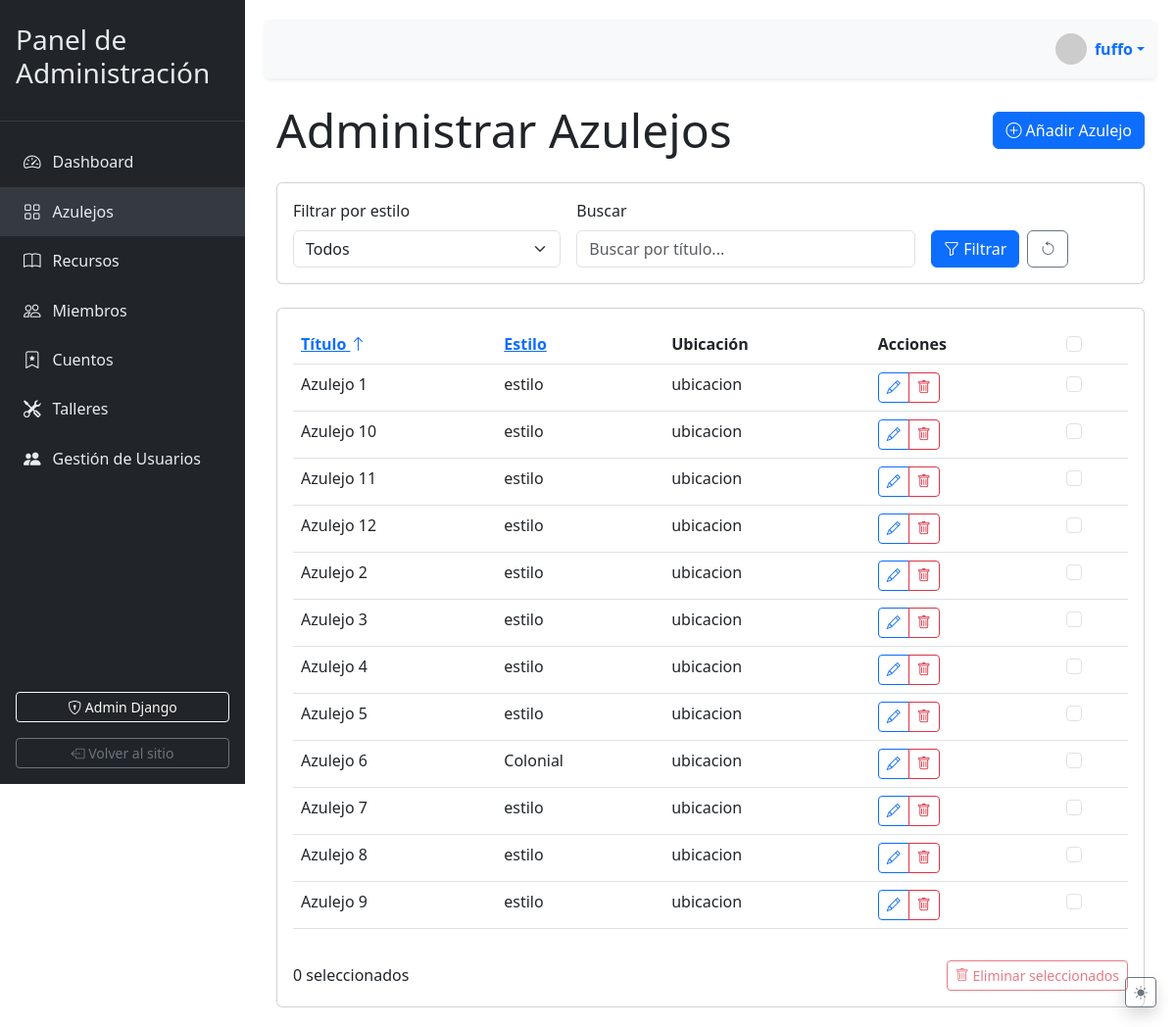
The page /admin-dashboard/azulejos/ (signed in) on the database its author committed.
### client/models.py (models this page shows, shortened)
class Azulejo(models.Model):
    ESTILOS = [
    ('COL', _('Colonial')),
    ('BAR', _('Barroco')),
    ('NEO', _('Neoclásico')),
    ('ART', _('Art Nouveau')),
    ('DEC', _('Art Déco')),
    ('MOD', _('Moderno')),
    ('CON', _('Contemporáneo')),
    ]
    titulo = models.CharField(max_length=100, blank=True, default="")
    descripcion = models.TextField(default="")
    imagen = models.ImageField(upload_to='client/static/img/azulejos', blank=True, null=True)
    latitud = models.DecimalField(
        max_digits=9,
        decimal_places=6,
        validators=[MinValueValidator(-90), MaxValueValidator(90)],
        default=0
    )
    longitud = models.DecimalField(
        max_digits=9,
        decimal_places=6,
        validators=[MinValueValidator(-180), MaxValueValidator(180)],
        default=0
    )
    nombre = models.CharField(_('Nombre'), max_length=100, blank=True, default="")
    descripcion = models.TextField(_('Descripción'), blank=True, default="")
    estilo = models.CharField(_('Estilo'), max_length=3, choices=ESTILOS, blank=True, default="")
    epoca = models.CharField(_('Época'), max_length=50, blank=True, default="")
    ubicacion = models.CharField(_('Ubicación'), max_length=200, blank=True, default="")
    imagen_principal = models.ImageField(_('Imagen principal'), upload_to='client/static/img/catalogo', blank=True, default="")
    imagen_detalle = models.ImageField(_('Imagen detalle'), upload_to='client/static/img/catalogo', blank=True, null=True)
    coleccion = models.CharField(_('Colección'), max_length=100, blank=True)
    class Meta:
        verbose_name = "Ubicación de Azulejo"
        verbose_name_plural = "Ubicaciones de Azulejos"

### client/views.py (the view)
# urls.py: path('admin-dashboard/azulejos/', views.admin_azulejos, name='admin_azulejos'),
@staff_member_required(login_url='/admin/login/')
def admin_azulejos(request):
    estilo = request.GET.get('estilo')
    busqueda = request.GET.get('q')
    azulejos = Azulejo.objects.all()
    if estilo:
        azulejos = azulejos.filter(estilo=estilo)
    if busqueda:
        azulejos = azulejos.filter(titulo__icontains=busqueda)
    orden = request.GET.get('orden', 'titulo')
    azulejos = azulejos.order_by(orden)
    context = {
        'azulejos': azulejos,
        'estilos': Azulejo.ESTILOS,
        'orden_actual': orden,
        'form': AzulejoForm()  # Formulario para el modal de creación
    }
    return render(request, 'admin/azulejos.html', context)

### client/templates/admin/azulejos.html (shortened to what this page needs)
{% extends 'base.html' %}
{% load static %}
{% block content %}
<div class="d-flex justify-content-between align-items-center mb-4">
    <h1 class="display-5 mb-0">Administrar Azulejos</h1>
    <button class="btn btn-primary" data-bs-toggle="modal" data-bs-target="#nuevoAzulejoModal">
        <i class="bi bi-plus-circle"></i> Añadir Azulejo
    </button>
</div>
<div class="card mb-4">
    <div class="card-body">
        <form method="get" class="row g-3">
            <div class="col-md-4">
                <label for="estilo" class="form-label">Filtrar por estilo</label>
                <select name="estilo" id="estilo" class="form-select">
                    <option value="">Todos</option>
                </select>
            </div>
            <div class="col-md-5">
                <label for="busqueda" class="form-label">Buscar</label>
                <input type="text" name="q" id="busqueda" class="form-control"
                       placeholder="Buscar por título..." value="{{ request.GET.q }}">
            </div>
            <div class="col-md-3 d-flex align-items-end">
                <button type="submit" class="btn btn-primary me-2">
                    <i class="bi bi-funnel"></i> Filtrar
                </button>
                <a href="{% url 'admin_azulejos' %}" class="btn btn-outline-secondary">
                    <i class="bi bi-arrow-counterclockwise"></i>
                </a>
            </div>
        </form>
    </div>
</div>
<div class="card">
    <div class="card-body">
        <div class="table-responsive">
            <table class="table table-hover">
                <thead>
                    <tr>
                        <th>
                            <a href="?orden={% if orden_actual == 'titulo' %}-titulo{% else %}titulo{% endif %}">
                                Título {% if orden_actual == 'titulo' %}<i class="bi bi-arrow-up"></i>{% elif orden_actual == '-titulo' %}<i class="bi bi-arrow-down"></i>{% endif %}
                            </a>
                        </th>
                        <th>
                            <a href="?orden={% if orden_actual == 'estilo' %}-estilo{% else %}estilo{% endif %}">
                                Estilo {% if orden_actual == 'estilo' %}<i class="bi bi-arrow-up"></i>{% elif orden_actual == '-estilo' %}<i class="bi bi-arrow-down"></i>{% endif %}
                            </a>
                        </th>
                        <th>Ubicación</th>
                        <th>Acciones</th>
                        <th>
                            <input type="checkbox" id="selectAll" class="form-check-input">
                        </th>
                    </tr>
                </thead>
                <tbody>
                    {% for azulejo in azulejos %}
                    <tr>
                        <td>{{ azulejo.titulo }}</td>
                        <td>{{ azulejo.get_estilo_display }}</td>
                        <td>{{ azulejo.ubicacion|truncatechars:30 }}</td>
                        <td>
                                <div class="btn-group btn-group-sm">
                                    <button class="btn btn-outline-primary" data-bs-toggle="modal"
                                            data-bs-target="#editarAzulejoModal{{ azulejo.id }}">
                                        <i class="bi bi-pencil"></i>
                                    </button>
                                    <button class="btn btn-outline-danger" data-bs-toggle="modal"
                                            data-bs-target="#deleteConfirmModal"
                                            data-bs-whatever="{{ azulejo.id }}">
                                        <i class="bi bi-trash"></i>
                                    </button>
                                </div>
                            </td>
                        <td>
                            <input type="checkbox" class="form-check-input azulejo-checkbox"
                                   value="{{ azulejo.id }}">
                        </td>
                    </tr>
                    {% endfor %}
                </tbody>
            </table>
        </div>
        <div class="mt-3 d-flex justify-content-between align-items-center">
            <div>
                <span id="selectedCount">0</span> seleccionados
            </div>
            <div>
                <button class="btn btn-outline-danger btn-sm" id="deleteSelectedBtn" disabled>
                    <i class="bi bi-trash"></i> Eliminar seleccionados
                </button>
            </div>
        </div>
    </div>
</div>
{% endblock %}

### client/templates/base.html (shortened to what this page needs)
{% load static %}
<!DOCTYPE html>
<html lang="es" data-bs-theme="{{ request.session.theme|default:'light' }}">
<head>
    <link href="https://cdn.jsdelivr.net/npm/bootstrap@5.3.0/dist/css/bootstrap.min.css" rel="stylesheet">
    <link rel="stylesheet" href="https://cdn.jsdelivr.net/npm/bootstrap-icons@1.10.0/font/bootstrap-icons.css">
</head>
<body>
    <div class="admin-wrapper">
        <div class="sidebar">
            <div class="sidebar-brand">
                <h3>Panel de Administración</h3>
            </div>
            <div class="sidebar-menu">
                <ul>
                    <li class="{% if request.resolver_match.url_name == 'admin_dashboard' %}active{% endif %}">
                        <a href="{% url 'admin_dashboard' %}">
                            <i class="bi bi-speedometer2"></i>
                            <span>Dashboard</span>
                        </a>
                    </li>
                    <li class="{% if request.resolver_match.url_name == 'admin_azulejos' %}active{% endif %}">
                        <a href="{% url 'admin_azulejos' %}">
                            <i class="bi bi-grid"></i>
                            <span>Azulejos</span>
                        </a>
                    </li>
                    <li>
                        <a href="{% url "admin_recursos" %}">
                            <i class="bi bi-book"></i>
                            <span>Recursos</span>
                        </a>
                    </li>
                    <li>
                        <a href="{% url "admin_miembros" %}">
                            <i class="bi bi-people"></i>
                            <span>Miembros</span>
                        </a>
                    </li>
                    <li>
                        <a href="{% url "admin_cuentos" %}">
                            <i class="bi bi-bookmark-star"></i>
                            <span>Cuentos</span>
                        </a>
                    </li>
                    <li>
                        <a href="{% url "admin_talleres" %}">
                            <i class="bi bi-tools"></i>
                            <span>Talleres</span>
                        </a>
                    </li>
                    {% if request.user.is_superuser %}
                    <li class="{% if 'gestion-usuarios' in request.path %}active{% endif %}">
                        <a href="{% url 'gestion_usuarios' %}">
                            <i class="bi bi-people-fill"></i>
                            <span>Gestión de Usuarios</span>
                        </a>
                    </li>
                    {% endif %}
                </ul>
            </div>
            <div class="sidebar-footer">
                <div class="d-grid gap-2">
                    <a href="/admin/" class="btn btn-sm btn-outline-light mb-2">
                        <i class="bi bi-shield-lock"></i> Admin Django
                    </a>
                    <a href="/" class="btn btn-sm btn-outline-secondary">
                        <i class="bi bi-box-arrow-left"></i> Volver al sitio
                    </a>
                </div>
            </div>
        </div>
        <div class="main-content">
            <nav class="navbar navbar-expand navbar-light bg-light mb-4 rounded shadow-sm">
                <div class="container-fluid">
                    <div class="d-flex align-items-center ms-auto">
                        <div class="dropdown">
                            <a href="#" class="d-flex align-items-center text-decoration-none dropdown-toggle"
                                ="dropdownUser" data-bs-toggle="dropdown" aria-expanded="false">
                                <img src="https://ui-avatars.com/api/?name={{ request.user.username }}&background=random"
                                    alt="User" class="rounded-circle me-2" width="32" height="32">
                                <strong>{{ request.user.username }}</strong>
                            </a>
                        </div>
                    </div>
                </div>
            </nav>
            <main class="container-fluid">
                {% block content %}{% endblock %}
            </main>
        </div>
    </div>
    <div class="theme-switcher">
        <button id="themeToggle" class="btn btn-sm btn-outline-secondary shadow">
            <i class="bi bi-sun-fill light-icon"></i>
        </button>
    </div>
</body>
</html>

### client/templates/base.html (style rules this page uses)
:root { --sidebar-width: 250px; --sidebar-bg: #212529; --sidebar-color: #e9ecef; --sidebar-active-bg: #343a40; --transition-time: 0.3s; }
body { transition: background-color var(--transition-time), color var(--transition-time); }
.admin-wrapper { display: flex; min-height: 100vh; }
.sidebar { width: var(--sidebar-width); background-color: var(--sidebar-bg); color: var(--sidebar-color); position: fixed; height: 100vh; transition: all var(--transition-time); z-index: 1000; }
.sidebar-brand { padding: 1.5rem 1rem; border-bottom: 1px solid rgba(255, 255, 255, 0.1); }
.sidebar-menu { padding: 1rem 0; }
.sidebar-menu ul { list-style: none; padding: 0; margin: 0; }
.sidebar-menu li a { display: flex; align-items: center; padding: 0.75rem 1.5rem; color: var(--sidebar-color); text-decoration: none; transition: all 0.2s; }
.sidebar-menu li.active a { background-color: var(--sidebar-active-bg); font-weight: 500; }
.sidebar-menu li a i { margin-right: 0.75rem; font-size: 1.1rem; }
.sidebar-footer { padding: 1rem; position: absolute; bottom: 0; width: 100%; }
.main-content { margin-left: var(--sidebar-width); width: calc(100% - var(--sidebar-width)); transition: all var(--transition-time); padding: 20px; }
.navbar { height: 60px; box-shadow: 0 2px 4px rgba(0, 0, 0, 0.05); }
.theme-switcher { position: fixed; bottom: 20px; right: 20px; z-index: 1100; }
.theme-switcher .light-icon { display: inline-block; }

### rows shown on the page
Azulejo: titulo "Azulejo 1", estilo "estilo", ubicacion "ubicacion"
Azulejo: titulo "Azulejo 10", estilo "estilo", ubicacion "ubicacion"
Azulejo: titulo "Azulejo 11", estilo "estilo", ubicacion "ubicacion"
Azulejo: titulo "Azulejo 12", estilo "estilo", ubicacion "ubicacion"
Azulejo: titulo "Azulejo 2", estilo "estilo", ubicacion "ubicacion"
Azulejo: titulo "Azulejo 3", estilo "estilo", ubicacion "ubicacion"
Azulejo: titulo "Azulejo 4", estilo "estilo", ubicacion "ubicacion"
Azulejo: titulo "Azulejo 5", estilo "estilo", ubicacion "ubicacion"
Azulejo: titulo "Azulejo 6", estilo "Colonial", ubicacion "ubicacion"
Azulejo: titulo "Azulejo 7", estilo "estilo", ubicacion "ubicacion"
Azulejo: titulo "Azulejo 8", estilo "estilo", ubicacion "ubicacion"
Azulejo: titulo "Azulejo 9", estilo "estilo", ubicacion "ubicacion"

### other values the page prints
{{ request.user.username }} "fuffo"
